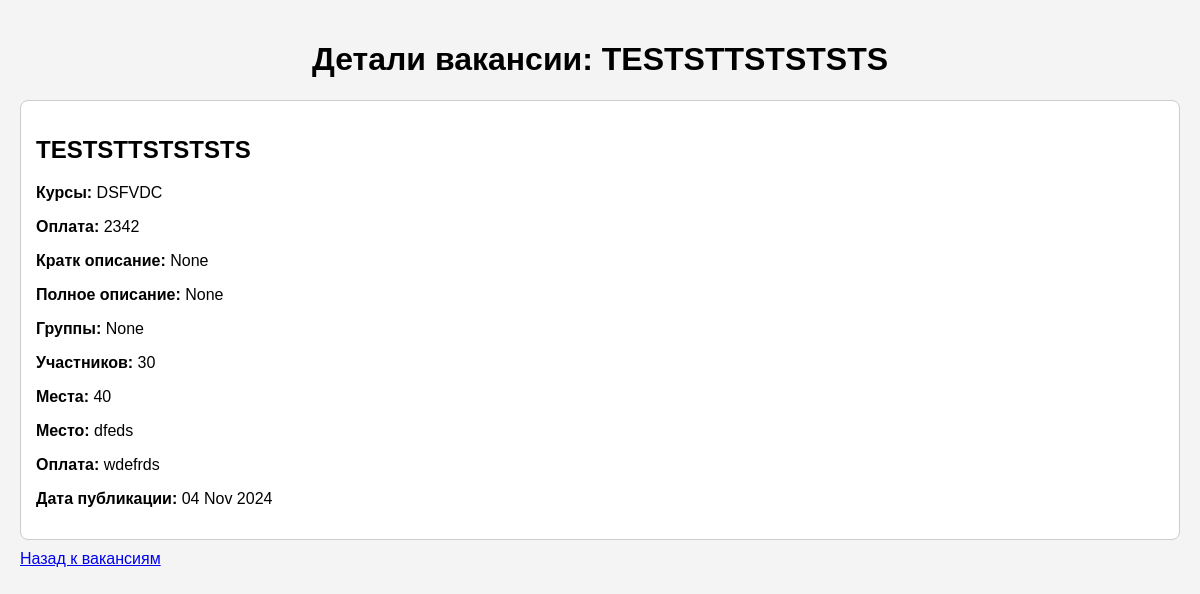
The page /jobs/6/ on the database its author committed.
### clubapp/models.py (models this page shows, shortened)
class ClubModels(models.Model):
    title = models.CharField("Ваканс",max_length=14, )
    cources = models.CharField("Курс",max_length=15)
    payment = models.IntegerField("цена",max_length=24)
    brief_description = models.CharField("краткое описание:", max_length=83, default="None")
    full_description = models.TextField("Описание:", max_length=2200, default="None")
    groups = models.CharField("группы", max_length=500, default="None")
    members = models.IntegerField("участники", default=0)
    seats = models.IntegerField("места", default=0)
    place = models.CharField("место",max_length=29, )
    schedule = models.CharField("график", max_length=2200)
    category = models.ForeignKey(Category, on_delete=models.CASCADE, verbose_name = 'выберите категорию')
    date = models.DateTimeField("Дата публикации:",default=datetime.now)
    class Meta:
        verbose_name = 'Вакансия'
        verbose_name_plural = 'Вакансии'

### clubapp/views.py (the view)
# urls.py: path('jobs/<int:pk>/', views.job_detail_page, name='job_detail_page'),
def job_detail_page(request, pk):
    job = get_object_or_404(ClubModels, pk=pk)
    context = {
        'job': job
    }
    return render(request, "job-detail.html", context)

### clubapp/templates/job-detail.html (shortened to what this page needs)
<!DOCTYPE html>
<html lang="ru">
<head>
</head>
<body>
    <h1>Детали вакансии: {{ job.title }}</h1>
    <div class="job-detail">
        <h2>{{ job.title }}</h2>
        <p><strong>Курсы:</strong> {{ job.cources }}</p>
        <p><strong>Оплата:</strong> {{ job.payment }}</p>
        <p><strong>Кратк описание:</strong> {{ job.brief_description }}</p>
        <p><strong>Полное описание:</strong> {{ job.full_description }}</p>
        <p><strong>Группы:</strong> {{ job.groups }}</p>
        <p><strong>Участников:</strong> {{ job.members }}</p>
        <p><strong>Места:</strong> {{ job.seats }}</p>
        <p><strong>Место:</strong> {{ job.place }}</p>
        <p><strong>Оплата:</strong> {{ job.schedule }}</p>
        <p><strong>Дата публикации:</strong> {{ job.date|date:"d M Y" }}</p>
    </div>
    <a href="{% url 'jobs_page' %}">Назад к вакансиям</a>
</body>
</html>

### clubapp/templates/job-detail.html (style rules this page uses)
body { font-family: Arial, sans-serif; margin: 0; padding: 20px; background-color: #f4f4f4; }
.job-detail { border: 1px solid #ccc; border-radius: 8px; padding: 15px; margin: 10px 0; background-color: #fff; }
h1 { text-align: center; }

### rows shown on the page
ClubModels: title "TESTSTTSTSTSTS", cources "DSFVDC", payment "2342", brief_description "None", full_description "None", groups "None", members "30", seats "40", place "dfeds", schedule "wdefrds", date "04 Nov 2024"
